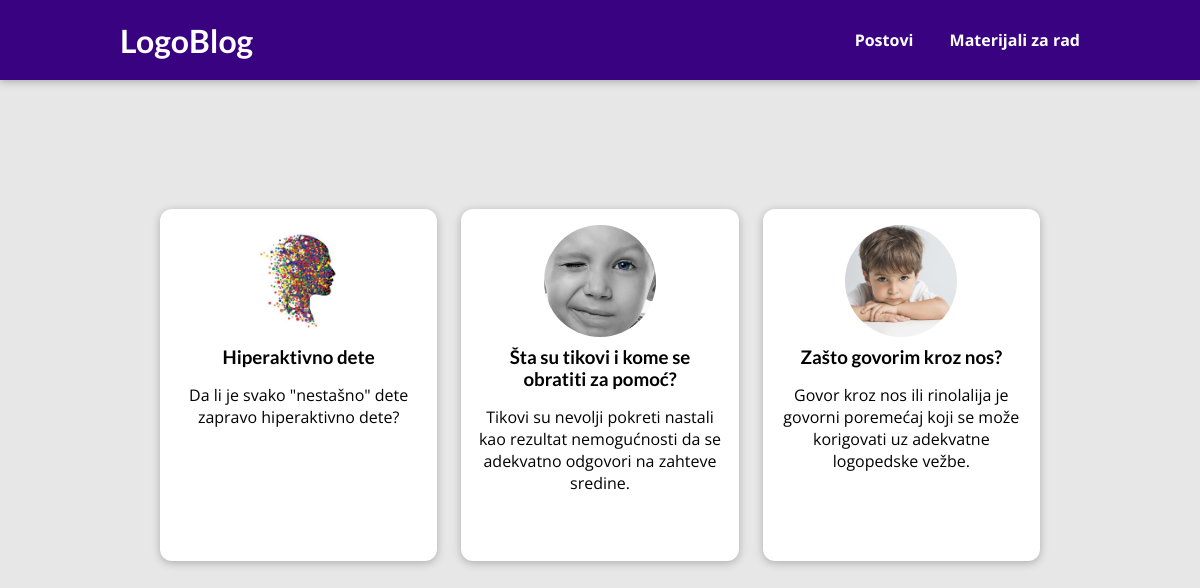
The page /posts on the database its author committed.
### blog/models.py (models this page shows, shortened)
class Post(models.Model):
    slug = models.CharField(max_length=50)
    title = models.CharField(max_length=150)
    image = models.CharField(max_length=50)
    author = models.ForeignKey(Author, on_delete=models.CASCADE)
    date = models.DateField(auto_now=True)
    slug = models.SlugField(unique=True)
    excerpt = models.CharField(max_length=200)
    content = models.TextField()

### blog/views.py (the view)
# urls.py: path('posts', views.posts, name='all_posts'),
def posts(request):
    all_posts = Post.objects.all()
    return render(request, 'blog/all_posts.html', {
        "all_posts": all_posts
    })

### blog/templates/blog/all_posts.html (shortened to what this page needs)
{% extends "base.html" %}
{% load static %}
{% block css_files %}
    <link rel="stylesheet" href="{% static "blog/post.css"%}" />
    <link rel="stylesheet" href="{% static "blog/all-posts.css"%}" />
{% endblock css_files %}
{% block content %}
<section id="all_posts">
    <h2>Svi postovi</h2>
    <ul>
        {% for post in all_posts %}
            {% include "blog/includes/post.html" %}
        {% endfor %}
    </ul>
</section>
{% endblock %}

### blog/templates/blog/includes/post.html
{% load static %}
{% block content %}
<article class="post">
    <a href="{% url 'detail' post.slug %}">
     <img src="{% static "blog/images/"|add:post.image %}" alt="{{ post.title }}" />
     <div class="post__content">
         <h3>{{ post.title }}</h3>
         <p>
            {{ post.excerpt }}
        </p>
     </div>
    </a>
</article>
{% endblock content %}

### static/app.css (style rules this page uses)
* { box-sizing: border-box; }
html { font-family: 'Open Sans', 'Lato', sans-serif; }
body { margin: 0; }
h1, h2, h3 { font-family: 'Lato', sans-serif; font-weight: bold; }

### blog/static/blog/post.css (style rules this page uses)
.post { display: flex; flex-direction: column; align-items: center; text-align: center; }
.post a { text-decoration: none; color: black; transition: all 0.2s ease; padding: 1rem; }
.post img { width: 5rem; height: 5rem; object-fit: cover; border-radius: 50%; }
.post h3 { margin: 0.25rem 0; }

### blog/static/blog/all-posts.css (style rules this page uses)
body { background-color: #e7e7e7; }
ul { list-style: none; margin: 10rem; padding: 0rem; display: grid; grid-template-columns: repeat(auto-fill, minmax(17rem, 1fr)); gap: 1.5rem; }
.post img { width: 7rem; height: 7rem; }
.post a { height: 22rem; transform-origin: center; box-shadow: 0 2px 8px rgba(0, 0, 0, 0.25); border-radius: 12px; background-color: white; }

### rows shown on the page
Post: image (picture), title "Hiperaktivno dete", excerpt "Da li je svako \"nestašno\" dete zapravo hiperaktivno dete?"
Post: image (picture), title "Šta su tikovi i kome se obratiti za pomoć?", excerpt "Tikovi su nevolji pokreti nastali kao rezultat nemogućnosti da se adekvatno odgovori na zahteve sredine."
Post: image (picture), title "Zašto govorim kroz nos?", excerpt "Govor kroz nos ili rinolalija je govorni poremećaj koji se može korigovati uz adekvatne logopedske vežbe."
